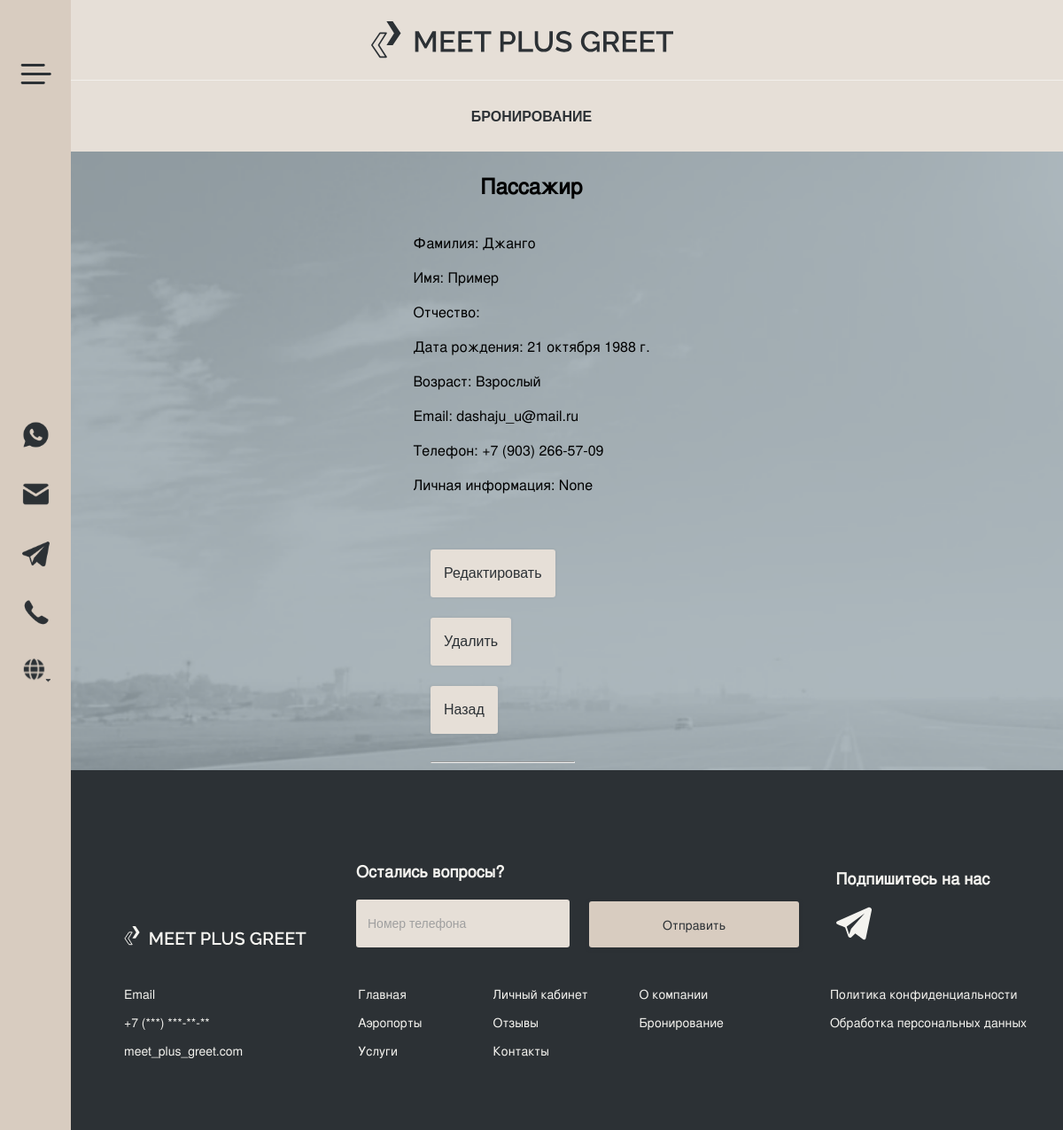
/passenger/1/ (signed in), run on the app's committed database.
### main_app/models.py (models this page shows, shortened)
class Passenger(models.Model):
    PASSENGER_AGE = [
        ('infant', 'Ребенок (0-2 лет)'),
        ('child', 'Ребенок (2-12 лет)'),
        ('adult', 'Взрослый'),
    ]
    user = models.ForeignKey(User, on_delete=models.CASCADE, related_name='passenger')
    last_name = models.CharField(max_length=100)
    first_name = models.CharField(max_length=100)
    middle_name = models.CharField(max_length=100, blank=True, null=True)
    birth_date = models.DateField(validators=[age_type])
    age = models.CharField(max_length=100, choices=PASSENGER_AGE)
    phone = models.CharField(max_length=20, blank=True, null=True, validators=[valid_phone_number])
    email = models.EmailField(blank=True, null=True)
    personal_data = models.CharField(max_length=500, blank=True, null=True)

### main_app/views.py (the view)
# urls.py: path('passenger/<int:pk>/', PassengerDetailView.as_view(), name='passenger_detail'),
class PassengerDetailView(LoginRequiredMixin, DetailView):
    model = Passenger
    template_name = 'passenger/passenger.html'
    context_object_name = 'passenger'
    form = PassengerForm

### templates/passenger/passenger.html (shortened to what this page needs)
{% extends "booking/default_booking.html" %}
{% load static %}
{% load i18n %}
{% block head %}
    <link rel="stylesheet" href="{% static 'css/default_booking.css' %}">
{% endblock head %}
{% block content %}
    <h2>Пассажир </h2>
<div class="account-list" style="text-align: left">
    <p>Фамилия: {{ passenger.last_name }}</p>
    <p>Имя: {{ passenger.first_name }}</p>
    <p>Отчество: {{ passenger.middle_name }}</p>
    <p>Дата рождения: {{ passenger.birth_date }}</p>
    <p>Возраст: {{ passenger.age }}</p>
    <p>Email: {{ passenger.email }}</p>
    <p>Телефон: {{ passenger.phone }}</p>
    <p>Личная информация: {{ passenger.personal_data }}</p>
    <br>
</div>
<div class="btns-account" style="padding-left: 20%;">
    <a  style="text-decoration: none;" href="{% url 'passenger_edit' passenger.pk %}">
            <input type="button" class="btn previous icon_previous" value="Редактировать" />
        </a>
    <a style="text-decoration: none;" href="{% url 'passenger_delete' passenger.pk %}">
            <input type="button" class="btn previous icon_previous" style="text-decoration: none"value="Удалить" />
        </a>
    <a style="text-decoration: none;" href="{% url 'account' %}">
            <input type="button" class="btn previous icon_previous" style="text-decoration: none"value="Назад" />
        </a>
    <hr>
    </div>
{% endblock content %}

### static/css/default_booking.css (style rules this page uses)
body { margin: 0; padding: 0; height: 100%; display: flex; flex-direction: column; font-family: 'TeXGyreHeros', sans-serif; margin-bottom: 0; }
.btn { font-size: 16px; border: 2px solid; border-color: transparent; border-radius: 3px; padding: 2vh 8%; cursor: pointer; display: flex; align-items: center; justify-content: center; }
.previous { background-color: #E6DFD7; margin-right: 1%; color: #2C3135; box-shadow: 0px 0px 3.4px rgba(44, 49, 53, 0.1); }
.icon_previous:before { content: url('../icons/previous.svg'); padding-right: 20%; }
::placeholder { font-size: 14px; color: #A0A0A0; line-height: 38px; }
.btns-account { align-self: flex-start; margin-left: 246px; }
.btns-account a { padding: 18.5px 81.3px; margin-top: 50px; }

### data on the page
Passenger: last_name "Джанго", first_name "Пример", birth_date "21 октября 1988 г.", age "Взрослый", email "dashaju_u@mail.ru", phone "+7 (903) 266-57-09", personal_data "None"
